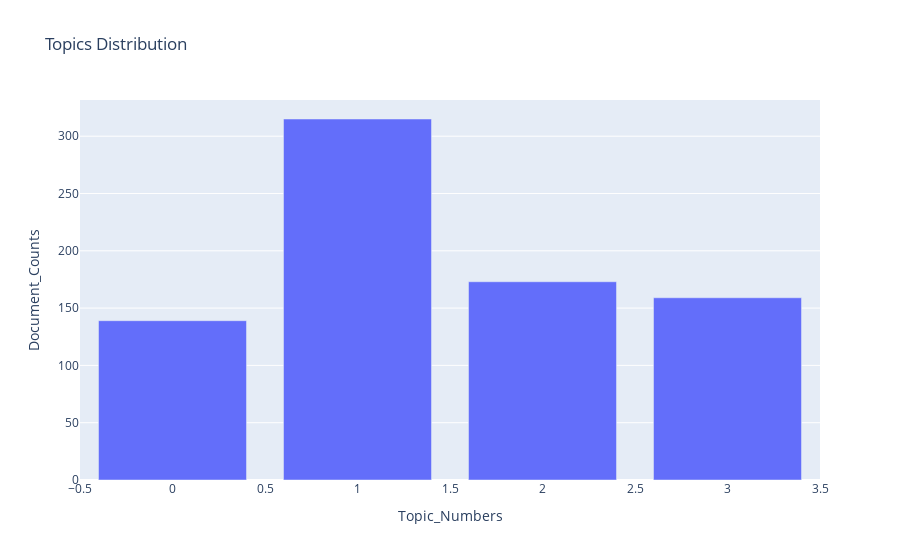

Notebook source saved alongside this figure:
### Markdown cell above
There are no clear distinction between topics, but following topics can be observed in the tweets:

1. Topic Number: 0
   - Probable topic title: *Not a good topic*
   - Key terms: 'bank, loan, india, capital, account, pay, money, id, number, group'

<br>

2. Topic Number: 1
   - Probable topic title: Frauds
   - Key terms: 'moratorium, emi, bank, loan, raise_funds, rbi, threemonth_cp, capital, money, coupon'

<br>

3. Topic Number: 2
   - Probable topic title: Fund Raising
   - Key terms: 'loan, raise_funds, company, capital, cp_coupon, bank, coupon, group, housing, want'

<br>

4. Topic Number: 3
   - Probable topic title: Issues and Queries
   - Key terms: 'loan, moratorium, housing, customer, received, emi, rbi, account, request, got'

### Code cell
post_dist, fig = processor.plot_topic_distribution(post_df_topic_sents_keywords)
fig.show()

### Figure 1 — Plotly figure (JSON) as saved in the notebook; plotly's stock layout.template omitted (floating-point values rounded to 4 significant figures)
{"data": [{"alignmentgroup": "True", "hovertemplate": "Topic_Numbers=%{x}<br>Document_Counts=%{y}<extra></extra>", "legendgroup": "", "marker": {"color": "#636efa", "pattern": {"shape": ""}}, "name": "", "offsetgroup": "", "orientation": "v", "showlegend": false, "textposition": "auto", "type": "bar", "x": [1, 2, 3, 0], "xaxis": "x", "y": [315, 173, 159, 139], "yaxis": "y"}], "layout": {"barmode": "relative", "legend": {"tracegroupgap": 0}, "title": {"text": "Topics Distribution"}, "xaxis": {"anchor": "y", "domain": [0, 1], "title": {"text": "Topic_Numbers"}}, "yaxis": {"anchor": "x", "domain": [0, 1], "title": {"text": "Document_Counts"}}}}
